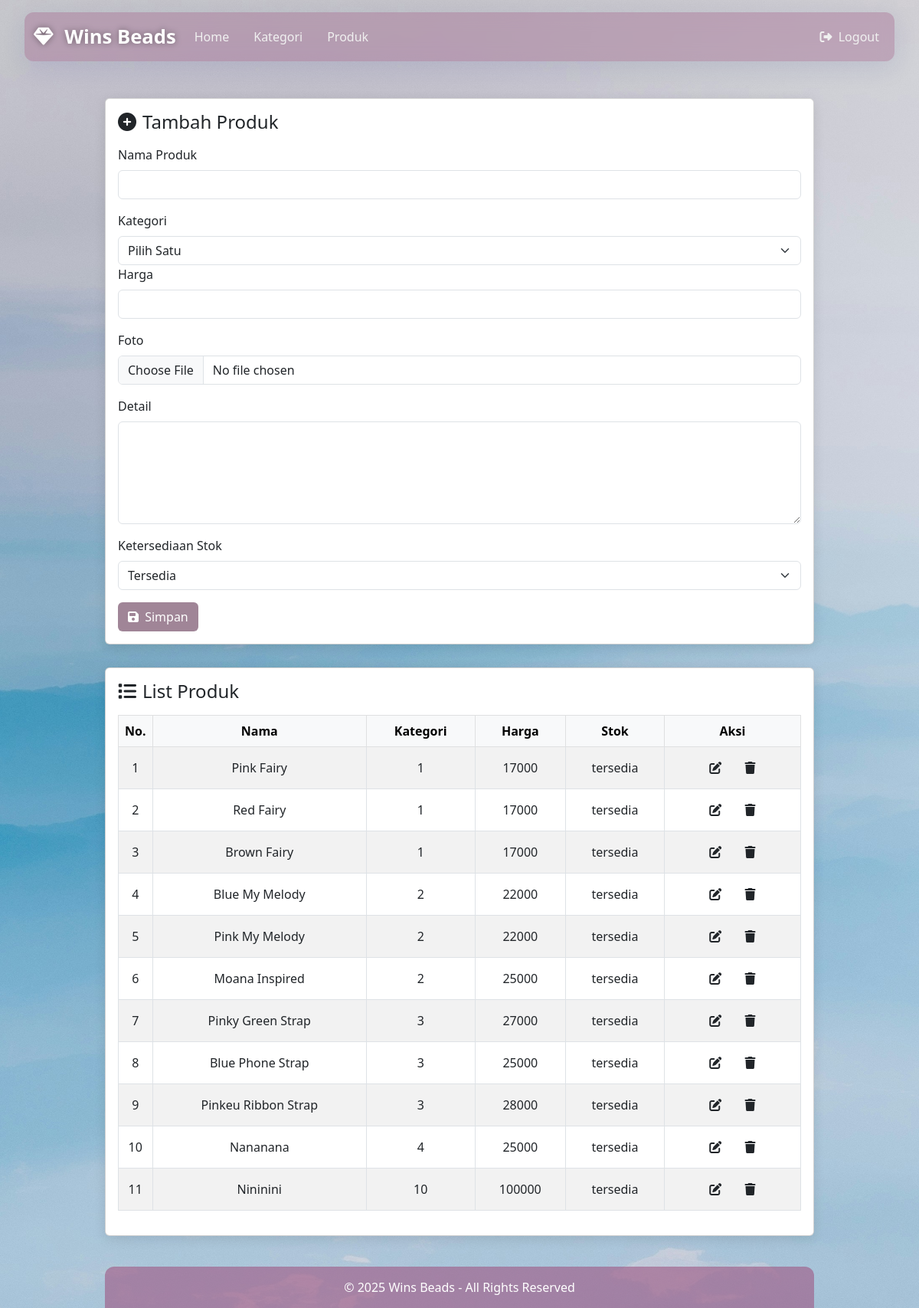
The app's page /admin/produk.php (signed in) with its own data.
### tables this page shows
CREATE TABLE `produk` (
  `id` int(11) NOT NULL,
  `kategori_id` int(11) DEFAULT NULL,
  `nama` varchar(255) DEFAULT NULL,
  `harga` double DEFAULT NULL,
  `foto` varchar(255) DEFAULT NULL,
  `detail` text DEFAULT NULL,
  `ketersediaan_stok` enum('habis','tersedia') DEFAULT 'tersedia'
);

### admin/produk.php (the view, shortened to what this page needs)
<?php
require "../koneksi.php";
$queryProduk = mysqli_query($con, "SELECT * FROM produk");
$jumlahProduk = mysqli_num_rows($queryProduk);
?>
<!DOCTYPE html>
<html lang="en">
<head>
    <link href="https://cdn.jsdelivr.net/npm/bootstrap@5.3.0/dist/css/bootstrap.min.css" rel="stylesheet" />
    <link href="https://cdnjs.cloudflare.com/ajax/libs/font-awesome/6.5.0/css/all.min.css" rel="stylesheet" />
</head>
<body>
<?php require "navbar.php" ?>
<div class="container mt-5">
    <div class="row justify-content-center">
        <div class="col-lg-10">
            <div class="card">
                <div class="card-body">
                    <h4 class="mb-3"><i class="fas fa-plus-circle me-2"></i>Tambah Produk</h4>
                    <form action="" method="post" enctype="multipart/form-data">
                        <div class="mb-3">
                            <label for="nama" class="form-label">Nama Produk</label>
                            <input type="text" id="nama" name="nama" class="form-control" required>
                        </div>
                        <div>
                            <label for="kategori" class="form-label">Kategori</label>
                            <select name="kategori" id="kategori" class="form-select" required>
                                <option value="">Pilih Satu</option>
                            </select>
                        </div>
                        <div class="mb-3">
                            <label for="harga" class="form-label">Harga</label>
                            <input type="number" class="form-control" name="harga" required>
                        </div>
                        <div class="mb-3">
                            <label for="foto" class="form-label">Foto</label>
                            <input type="file" name="foto" id="foto" class="form-control">
                        </div>
                        <div class="mb-3">
                            <label for="detail" class="form-label">Detail</label>
                            <textarea name="detail" id="detail" cols="30" rows="5" class="form-control"></textarea>
                        </div>
                        <div>
                            <label for="ketersediaan_stok" class="form-label">Ketersediaan Stok</label>
                            <select name="ketersediaan_stok" id="ketersediaan_stok" class="form-select">
                                <option value="tersedia">Tersedia</option>
                            </select>
                        </div>
                        <button class="btn custom-btn mt-3" type="submit" name="simpan_produk">
                            <i class="fas fa-save me-1"></i> Simpan
                        </button>
                    </form>
                </div>
            </div>
            <div class="card">
                <div class="card-body">
                    <h4 class="mb-3"><i class="fas fa-list me-2"></i>List Produk</h4>
                    <div class="table-responsive">
                        <table class="table table-striped table-hover table-bordered text-center align-middle">
                            <thead class="table-light">
                                <tr>
                                    <th style="width:5%;">No.</th>
                                    <th>Nama</th>
                                    <th>Kategori</th>
                                    <th>Harga</th>
                                    <th>Stok</th>
                                    <th style="width:20%;">Aksi</th>
                                </tr>
                            </thead>
                            <tbody>
                                <?php
                                if ($jumlahProduk == 0) {
                                    echo '<tr><td colspan="6">Tidak ada data produk</td></tr>';
                                } else {
                                    $number = 1;
                                    $queryProduk = mysqli_query($con, "SELECT * FROM produk");
                                    while ($data = mysqli_fetch_array($queryProduk)) {
                                ?>
                                        <tr>
                                            <td><?= $number++; ?></td>
                                            <td><?= $data['nama']; ?></td>
                                            <td><?= $data['kategori_id']; ?></td>
                                            <td><?= $data['harga']; ?></td>
                                            <td><?= $data['ketersediaan_stok']; ?></td>
                                            <td>
                                                <button class="btn btn-table" data-bs-toggle="modal" data-bs-target="#editModal<?= $data['id']; ?>">
                                                    <i class="fas fa-edit"></i>
                                                </button>
                                                <a href="produk.php?delete=<?= $data['id']; ?>" class="btn btn-table" onclick="return confirm('Yakin ingin hapus produk ini?')">
                                                    <i class="fas fa-trash"></i>
                                                </a>
                                            </td>
                                        </tr>
                                <?php }
                                } ?>
                            </tbody>
                        </table>
                    </div>
                </div>
            </div>
                <footer>
                    &copy; 2025 Wins Beads - All Rights Reserved
                </footer>
        </div>
    </div>
</div>
</body>
</html>

### admin/produk.php (style rules this page uses)
body { background-color: #f9f9f9; font-family: 'Segoe UI', Tahoma, Geneva, Verdana, sans-serif; }
.btn.custom-btn { background-color: rgba(128, 93, 116, 0.75); color: #fff; transition: background-color 0.3s; }
.card { border: none; border-radius: 12px; box-shadow: 0 4px 15px rgba(0, 0, 0, 0.1); margin-bottom: 30px; background: rgba(255, 255, 255, 0.7); }
thead.table-light { background: rgba(158, 94, 137, 0.4); color: #fff; }
footer { background-color: rgba(158, 94, 137, 0.65); color: #fff; padding: 15px 0; text-align: center; border-top-left-radius: 12px; border-top-right-radius: 12px; margin-top: 40px; }

### admin/navbar.php (style rules this page uses)
body { background: url('../image/background.jpg') no-repeat center center fixed; background-size: cover; min-height: 100vh; }

### records on screen
produk: nama "Pink Fairy", kategori "1", harga "17000", ketersediaan_stok "tersedia"
produk: nama "Red Fairy", kategori "1", harga "17000", ketersediaan_stok "tersedia"
produk: nama "Brown Fairy", kategori "1", harga "17000", ketersediaan_stok "tersedia"
produk: nama "Blue My Melody", kategori "2", harga "22000", ketersediaan_stok "tersedia"
produk: nama "Pink My Melody", kategori "2", harga "22000", ketersediaan_stok "tersedia"
produk: nama "Moana Inspired", kategori "2", harga "25000", ketersediaan_stok "tersedia"
produk: nama "Pinky Green Strap", kategori "3", harga "27000", ketersediaan_stok "tersedia"
produk: nama "Blue Phone Strap", kategori "3", harga "25000", ketersediaan_stok "tersedia"
produk: nama "Pinkeu Ribbon Strap", kategori "3", harga "28000", ketersediaan_stok "tersedia"
produk: nama "Nananana", kategori "4", harga "25000", ketersediaan_stok "tersedia"
produk: nama "Nininini", kategori "10", harga "100000", ketersediaan_stok "tersedia"
